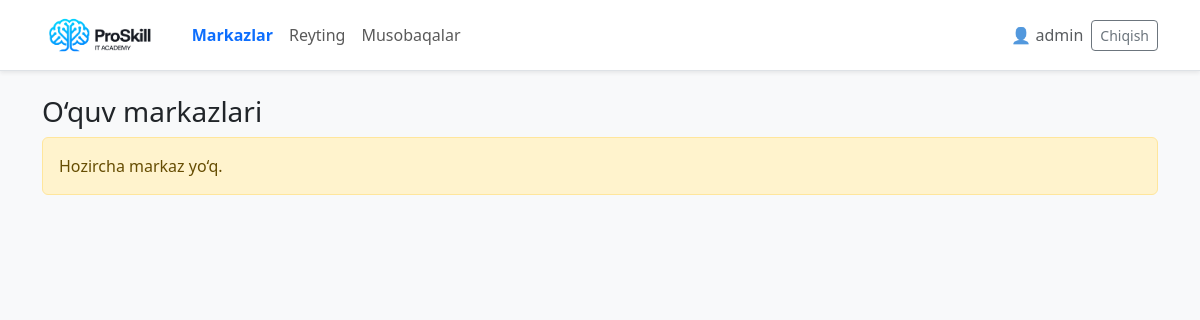
Before: /centers/ (signed in) with the older database file.
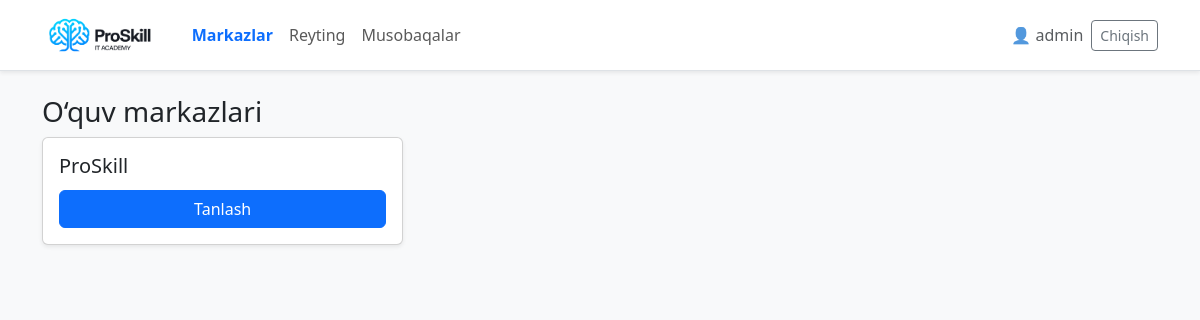
After: the same page with the newer database file.
### typingapp/models.py (models this page shows, shortened)
class Center(models.Model):
    name = models.CharField(max_length=150, unique=True)
    created_at = models.DateTimeField(auto_now_add=True)
    class Meta:
        ordering = ("name",)

### typingapp/views.py (the view)
# urls.py: path('centers/', views.center_list, name='center_list'),
@login_required
def center_list(request):
    centers = Center.objects.all().order_by("name")
    return render(request, "centers/list.html", {"centers": centers})

### typingapp/templates/centers/list.html (shortened to what this page needs)
{% extends "base.html" %}
{% block content %}
<h3>O‘quv markazlari</h3>
{% if centers %}
  <div class="row g-3">
    {% for c in centers %}
      <div class="col-12 col-sm-6 col-lg-4">
        <div class="card h-100 shadow-sm">
          <div class="card-body d-flex flex-column">
            <div class="d-flex justify-content-between align-items-start">
              <h5 class="card-title mb-1">{{ c.name }}</h5>
            </div>
            <div class="mt-auto pt-2">
              <a href="{% url 'typingapp:center_pick' c.id %}" class="btn btn-primary w-100">Tanlash</a>
            </div>
          </div>
        </div>
      </div>
    {% endfor %}
  </div>
{% else %}
  <div class="alert alert-warning">Hozircha markaz yo‘q.</div>
{% endif %}
{% endblock %}

Changed rows visible on the page:
added Center: name "ProSkill"
Other visible differences:
text no longer shown: "Hozircha markaz yo‘q."
